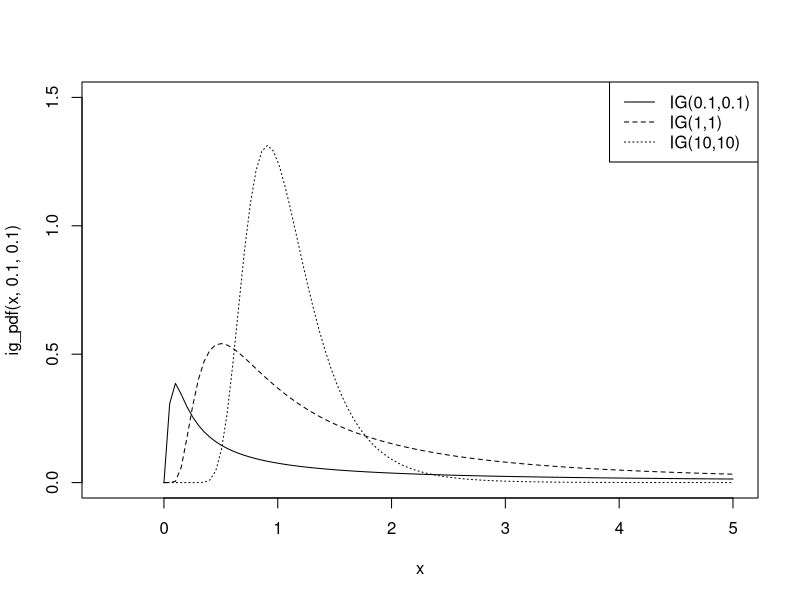

Source code (R):
# inverse Gamma distribution probability function
ig_pdf <- function(x, alpha,beta){
  prob<-c()
  for (i in 1:length(x)){
    prob[i] <- (beta^alpha)/gamma(alpha)*x[i]^(-alpha-1)*exp(-beta/x[i])
  }
  return(prob)
}  

par(mfrow = c(1,1))
x<- seq(0.00000001,5,length=100)

plot(x,ig_pdf(x,0.1,0.1), type = 'l', xlim = c(-0.5,5), ylim = c(0,1.5))
lines(x, ig_pdf(x,1,1), lty =2)
lines(x, ig_pdf(x,10,10), lty =3)
legend("topright",c("IG(0.1,0.1)", "IG(1,1)", "IG(10,10)"), lty=1:3)



